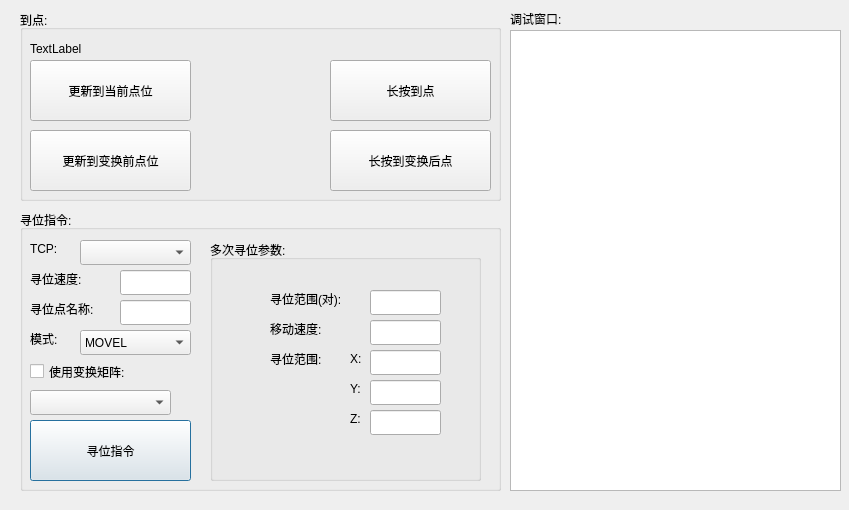
<?xml version="1.0" encoding="UTF-8"?>
<ui version="4.0">
 <class>keysearchDlg</class>
 <widget class="QDialog" name="keysearchDlg">
  <property name="geometry">
   <rect>
    <x>0</x>
    <y>0</y>
    <width>849</width>
    <height>510</height>
   </rect>
  </property>
  <property name="windowTitle">
   <string>Dialog</string>
  </property>
  <widget class="QTextBrowser" name="record">
   <property name="geometry">
    <rect>
     <x>510</x>
     <y>30</y>
     <width>331</width>
     <height>461</height>
    </rect>
   </property>
  </widget>
  <widget class="QGroupBox" name="groupBox_3">
   <property name="geometry">
    <rect>
     <x>20</x>
     <y>210</y>
     <width>481</width>
     <height>281</height>
    </rect>
   </property>
   <property name="title">
    <string>寻位指令:</string>
   </property>
   <widget class="QPushButton" name="searchaddBtn">
    <property name="geometry">
     <rect>
      <x>10</x>
      <y>210</y>
      <width>161</width>
      <height>61</height>
     </rect>
    </property>
    <property name="text">
     <string>寻位指令</string>
    </property>
   </widget>
   <widget class="QLabel" name="label_12">
    <property name="geometry">
     <rect>
      <x>10</x>
      <y>30</y>
      <width>31</width>
      <height>17</height>
     </rect>
    </property>
    <property name="text">
     <string>TCP:</string>
    </property>
   </widget>
   <widget class="QComboBox" name="searchtcpcombo">
    <property name="geometry">
     <rect>
      <x>60</x>
      <y>30</y>
      <width>111</width>
      <height>25</height>
     </rect>
    </property>
   </widget>
   <widget class="QLabel" name="label_13">
    <property name="geometry">
     <rect>
      <x>10</x>
      <y>60</y>
      <width>71</width>
      <height>17</height>
     </rect>
    </property>
    <property name="text">
     <string>寻位速度:</string>
    </property>
   </widget>
   <widget class="QLineEdit" name="searchspeed">
    <property name="geometry">
     <rect>
      <x>100</x>
      <y>60</y>
      <width>71</width>
      <height>25</height>
     </rect>
    </property>
   </widget>
   <widget class="QLabel" name="label_17">
    <property name="geometry">
     <rect>
      <x>10</x>
      <y>90</y>
      <width>81</width>
      <height>17</height>
     </rect>
    </property>
    <property name="text">
     <string>寻位点名称:</string>
    </property>
   </widget>
   <widget class="QLineEdit" name="searchname">
    <property name="geometry">
     <rect>
      <x>100</x>
      <y>90</y>
      <width>71</width>
      <height>25</height>
     </rect>
    </property>
   </widget>
   <widget class="QComboBox" name="searchmovemodecombo">
    <property name="geometry">
     <rect>
      <x>60</x>
      <y>120</y>
      <width>111</width>
      <height>25</height>
     </rect>
    </property>
    <item>
     <property name="text">
      <string>MOVEL</string>
     </property>
    </item>
    <item>
     <property name="text">
      <string>MOVEJ</string>
     </property>
    </item>
    <item>
     <property name="text">
      <string>MOVEC</string>
     </property>
    </item>
   </widget>
   <widget class="QLabel" name="label_19">
    <property name="geometry">
     <rect>
      <x>10</x>
      <y>120</y>
      <width>41</width>
      <height>17</height>
     </rect>
    </property>
    <property name="text">
     <string>模式:</string>
    </property>
   </widget>
   <widget class="QGroupBox" name="groupBox">
    <property name="geometry">
     <rect>
      <x>190</x>
      <y>30</y>
      <width>271</width>
      <height>241</height>
     </rect>
    </property>
    <property name="title">
     <string>多次寻位参数:</string>
    </property>
    <widget class="QLineEdit" name="searchsidemovez">
     <property name="geometry">
      <rect>
       <x>160</x>
       <y>170</y>
       <width>71</width>
       <height>25</height>
      </rect>
     </property>
    </widget>
    <widget class="QLineEdit" name="searchsidespeed">
     <property name="geometry">
      <rect>
       <x>160</x>
       <y>80</y>
       <width>71</width>
       <height>25</height>
      </rect>
     </property>
    </widget>
    <widget class="QLineEdit" name="searchside">
     <property name="geometry">
      <rect>
       <x>160</x>
       <y>50</y>
       <width>71</width>
       <height>25</height>
      </rect>
     </property>
    </widget>
    <widget class="QLabel" name="label_15">
     <property name="geometry">
      <rect>
       <x>60</x>
       <y>50</y>
       <width>91</width>
       <height>17</height>
      </rect>
     </property>
     <property name="text">
      <string>寻位范围(对):</string>
     </property>
    </widget>
    <widget class="QLabel" name="label_20">
     <property name="geometry">
      <rect>
       <x>140</x>
       <y>140</y>
       <width>16</width>
       <height>17</height>
      </rect>
     </property>
     <property name="text">
      <string>Y:</string>
     </property>
    </widget>
    <widget class="QLabel" name="label_21">
     <property name="geometry">
      <rect>
       <x>140</x>
       <y>170</y>
       <width>16</width>
       <height>17</height>
      </rect>
     </property>
     <property name="text">
      <string>Z:</string>
     </property>
    </widget>
    <widget class="QLabel" name="label_16">
     <property name="geometry">
      <rect>
       <x>60</x>
       <y>110</y>
       <width>71</width>
       <height>17</height>
      </rect>
     </property>
     <property name="text">
      <string>寻位范围:</string>
     </property>
    </widget>
    <widget class="QLineEdit" name="searchsidemovey">
     <property name="geometry">
      <rect>
       <x>160</x>
       <y>140</y>
       <width>71</width>
       <height>25</height>
      </rect>
     </property>
    </widget>
    <widget class="QLabel" name="label_14">
     <property name="geometry">
      <rect>
       <x>60</x>
       <y>80</y>
       <width>71</width>
       <height>17</height>
      </rect>
     </property>
     <property name="text">
      <string>移动速度:</string>
     </property>
    </widget>
    <widget class="QLabel" name="label_18">
     <property name="geometry">
      <rect>
       <x>140</x>
       <y>110</y>
       <width>16</width>
       <height>17</height>
      </rect>
     </property>
     <property name="text">
      <string>X:</string>
     </property>
    </widget>
    <widget class="QLineEdit" name="searchsidemovex">
     <property name="geometry">
      <rect>
       <x>160</x>
       <y>110</y>
       <width>71</width>
       <height>25</height>
      </rect>
     </property>
    </widget>
   </widget>
   <widget class="QCheckBox" name="searchchangecheckBox">
    <property name="geometry">
     <rect>
      <x>10</x>
      <y>150</y>
      <width>131</width>
      <height>23</height>
     </rect>
    </property>
    <property name="text">
     <string>使用变换矩阵:</string>
    </property>
   </widget>
   <widget class="QComboBox" name="searchchangecombo">
    <property name="geometry">
     <rect>
      <x>10</x>
      <y>180</y>
      <width>141</width>
      <height>25</height>
     </rect>
    </property>
   </widget>
  </widget>
  <widget class="QLabel" name="label">
   <property name="geometry">
    <rect>
     <x>510</x>
     <y>10</y>
     <width>67</width>
     <height>17</height>
    </rect>
   </property>
   <property name="text">
    <string>调试窗口:</string>
   </property>
  </widget>
  <widget class="QGroupBox" name="groupBox_2">
   <property name="geometry">
    <rect>
     <x>20</x>
     <y>10</y>
     <width>481</width>
     <height>191</height>
    </rect>
   </property>
   <property name="title">
    <string>到点:</string>
   </property>
   <widget class="QLabel" name="arrive_pos">
    <property name="geometry">
     <rect>
      <x>10</x>
      <y>30</y>
      <width>461</width>
      <height>17</height>
     </rect>
    </property>
    <property name="text">
     <string>TextLabel</string>
    </property>
   </widget>
   <widget class="QPushButton" name="arriveBtn">
    <property name="geometry">
     <rect>
      <x>310</x>
      <y>50</y>
      <width>161</width>
      <height>61</height>
     </rect>
    </property>
    <property name="text">
     <string>长按到点</string>
    </property>
   </widget>
   <widget class="QPushButton" name="updata_posBtn">
    <property name="geometry">
     <rect>
      <x>10</x>
      <y>50</y>
      <width>161</width>
      <height>61</height>
     </rect>
    </property>
    <property name="text">
     <string>更新到当前点位</string>
    </property>
   </widget>
   <widget class="QPushButton" name="updata_posBtn_2">
    <property name="geometry">
     <rect>
      <x>10</x>
      <y>120</y>
      <width>161</width>
      <height>61</height>
     </rect>
    </property>
    <property name="text">
     <string>更新到变换前点位</string>
    </property>
   </widget>
   <widget class="QPushButton" name="arriveBtn_2">
    <property name="geometry">
     <rect>
      <x>310</x>
      <y>120</y>
      <width>161</width>
      <height>61</height>
     </rect>
    </property>
    <property name="text">
     <string>长按到变换后点</string>
    </property>
   </widget>
  </widget>
 </widget>
 <resources/>
 <connections/>
</ui>
